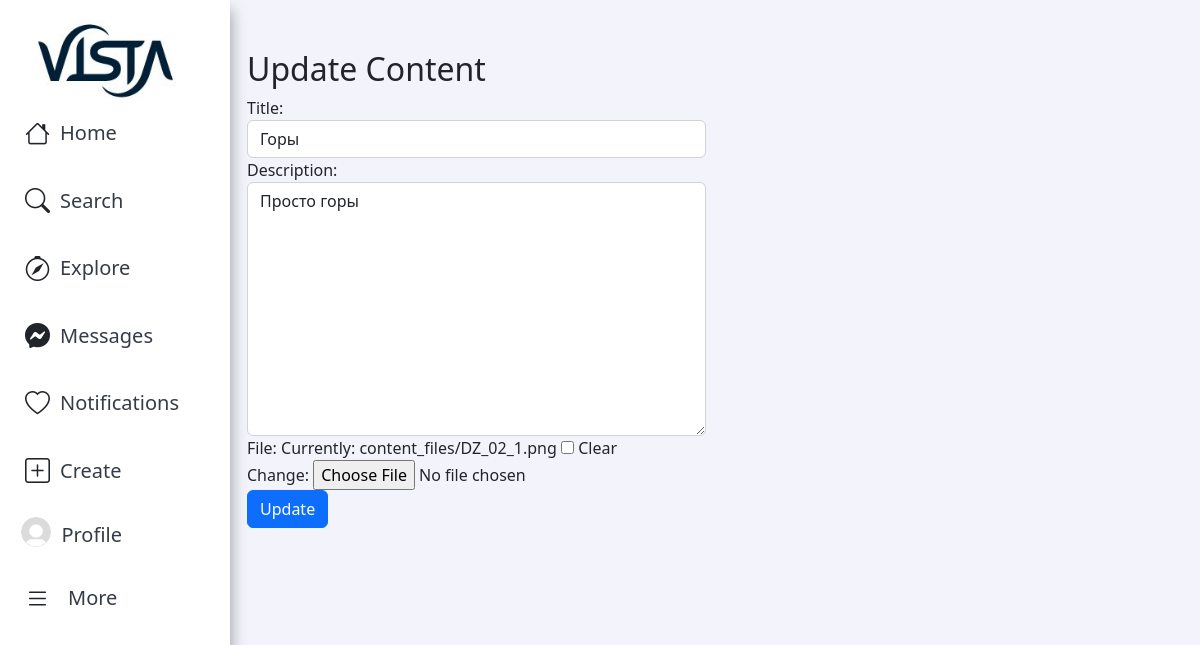
Screenshot of /content/update/1/ (signed in) with the database file from the repository.
### app/models.py (models this page shows, shortened)
class CustomUser(AbstractBaseUser, PermissionsMixin):
    name = models.CharField(max_length=100, blank=True)
    username = models.CharField(max_length=100, unique=True)
    password = models.CharField(max_length=100)
    avatar = models.ImageField(upload_to='avatars/', default='/avatars/default.jpg', blank=True, null=True)
    bio = models.TextField(null=True, blank=True)
    email = models.EmailField(unique=True)
    is_staff = models.BooleanField(default=False)
    content = models.ForeignKey('Content', on_delete=models.CASCADE, related_name='user_content', null=True)
    objects = CustomUserManager()
    USERNAME_FIELD = 'username'
    REQUIRED_FIELDS = ['email']

class Content(models.Model):
    title = models.CharField(max_length=100)
    description = models.TextField()
    author = models.ForeignKey(CustomUser, on_delete=models.CASCADE, related_name='contents')
    created_at = models.DateTimeField(auto_now_add=True)
    file = models.FileField(upload_to='content_files/', null=True, blank=True)

### app/views.py (the view)
# urls.py: path('content/update/<int:content_id>/', update_content, name='update_content'),
def update_content(request, content_id):
    content = get_object_or_404(Content, id=content_id)
    if request.method == 'POST':
        form = ContentForm(request.POST, instance=content)
        if form.is_valid():
            form.save()
            return redirect('profile')
    else:
        form = ContentForm(instance=content)
    return render(request, 'app/update_content.html', {'form': form})

### app/forms.py
class ContentForm(forms.ModelForm):
    class Meta:
        model = Content
        fields = ['title', 'description', 'file']
    def __init__(self, *args, **kwargs):
        super().__init__(*args, **kwargs)
        self.fields['title'].widget.attrs['class'] = 'form-control'
        self.fields['description'].widget.attrs['class'] = 'form-control'
        self.fields['file'].widget.attrs['class'] = 'form-control-file'

### app/templates/app/update_content.html (shortened to what this page needs)
{% extends 'app/base.html' %}
{% block content %}
  <div class="container">
    <div class="row">
      <div class="col-md-6">
        <h2>Update Content</h2>
        <form method="post" enctype="multipart/form-data">
          <div class="form-group">
            <label for="{{ form.title.id_for_label }}">Title:</label>
            {{ form.title }}
          </div>
          <div class="form-group">
            <label for="{{ form.description.id_for_label }}">Description:</label>
            {{ form.description }}
          </div>
          <div class="form-group">
            <label for="{{ form.file.id_for_label }}">File:</label>
            {{ form.file }}
          </div>
          <button type="submit" class="btn btn-primary">Update</button>
        </form>
      </div>
    </div>
  </div>
{% endblock %}

### app/templates/app/base.html (shortened to what this page needs)
{% load static %}
<!DOCTYPE html>
<html>
<head>
    <link href="https://cdn.jsdelivr.net/npm/bootstrap@5.2.2/dist/css/bootstrap.min.css" rel="stylesheet"
>
    <link rel="stylesheet" href="https://cdn.jsdelivr.net/npm/bootstrap-icons@1.10.3/font/bootstrap-icons.css">
    <link rel="stylesheet" type="text/css" href="{% static 'css/style.css' %}?v=1.19">
</head>
<body>
    <nav>
        {% if user.is_authenticated %}
        <aside id="sidebar" class="sidebar">
            <ul class="sidebar-nav" id="sidebar-nav">
                <li class="nav-item">
                    <a href="{% url 'main' %}">
                        <img src="{% static 'img/vista1.jpg' %}" alt="logo" class="img-fluid logo">
                    </a>
                </li>
                <li class="nav-item">
                    <a href="{% url 'main' %}" class="nav-link">
                        <i class="bi-house"></i><span> Home</span>
                    </a>
                    <a class="nav-link d-flex align-items-center pe-0 nav-link" href="#" data-bs-toggle="dropdown">
                      <i class="bi-search toggle-sidebar-btn"></i>
                      <span class="d-none d-md-block dropdown-toggle">Search</span>
                    </a>
                    <a href="{% url 'explore' %}" class="nav-link">
                        <i class="bi-compass"></i><span> Explore</span>
                    </a>
                    <a href="{% url 'chat_list' %}" class="nav-link">
                        <i class="bi-messenger"></i><span>Messages</span>
                    </a>
                    <a href="{% url 'notifications' %}" class="nav-link">
                        <i class="bi-heart"></i><span> Notifications</span><span class="badge badge-number">0</span>
                    </a>
                    <a href="{% url 'create_content' %}" class="nav-link">
                        <i class="bi-plus-square"></i><span>Create</span>
                    </a>
                    <a href="{% url 'profile' %}" class="nav-link">
                        {% if request.user.avatar %}
                            <img src="{{ request.user.avatar.url }}" class="rounded-circle" alt="your-photo"><span>Profile</span>
                        {% else %}
                            <img src="/media/avatars/default.jpg" class="rounded-circle" alt="your-photo"><span>Profile</span>
                        {% endif %}
                    </a>
                <li class="nav-item dropdown">
                    <a class="nav-link d-flex align-items-center pe-0" href="#" data-bs-toggle="dropdown">
                        <i class="bi-list toggle-sidebar-btn"></i>
                        <span class="d-none d-md-block dropdown-toggle ps-2">More</span>
                    </a>
                </li>
            </ul>
        </aside>
        {% endif %}
    </nav>
    <main>
        {% if user.is_authenticated %}
        <div class="content">
            {% block content %}
            {% endblock %}
        </div>
        {% else %}
        <div>
            {% block anonymous_content %}
            {% endblock %}
        </div>
        {% endif %}
    </main>
</body>
</html>

### static/css/style.css (style rules this page uses)
* { box-sizing: border-box; }
html, body { margin: 0; padding: 0; }
body { background-color: rgba(235, 235, 250, 0.6); }
a { text-decoration: none; color: #21252c; }
.container { margin-top: 10px; margin-bottom: 3px; }
.nav-item>a>img { margin-left: 10%; }
.sidebar { position: fixed; top: 0; left: 0; bottom: 0; width: 230px; z-index: 996; transition: all 0.3s; padding: 20px; overflow-y: auto; scrollbar-width: thin; scrollbar-color: #aab7cf transparent; box-shadow: 0px 0px 20px rgba(1, 41, 112, 0.1); background-color: #fff; box-shadow: 0 10px 15px rgba(0, 0, 0, 0.4); }
.sidebar-nav { padding: 0; margin: 0; list-style: none; }
.sidebar-nav li { padding: 0; margin: 0; list-style: none; }
.sidebar-nav .nav-item { margin-bottom: 5px; }
.sidebar-nav .nav-item .logo { width: 150px; margin-left: 3%; }
.sidebar-nav .nav-link { display: flex; align-items: center; font-size: 20px; transition: 0.3; padding: 10px 5px; border-radius: 4px; margin-bottom: 10px; }
.sidebar-nav .nav-link i { font-size: 25px; margin-right: 10px; }
.sidebar-nav .nav-link span { color: #353c47; }
.sidebar-nav .nav-link img { height: 30px; width: 30px; margin-right: 10px; margin-top: -3%; margin-left: -2%; }
.sidebar-nav .dropdown-toggle::after { content: none; }
.content { margin-left: 235px; }
.container { margin-top: 50px; }

### rows the page displays
CustomUser: user.avatar (placeholder picture)
Content: title "Горы", description "Просто горы"
